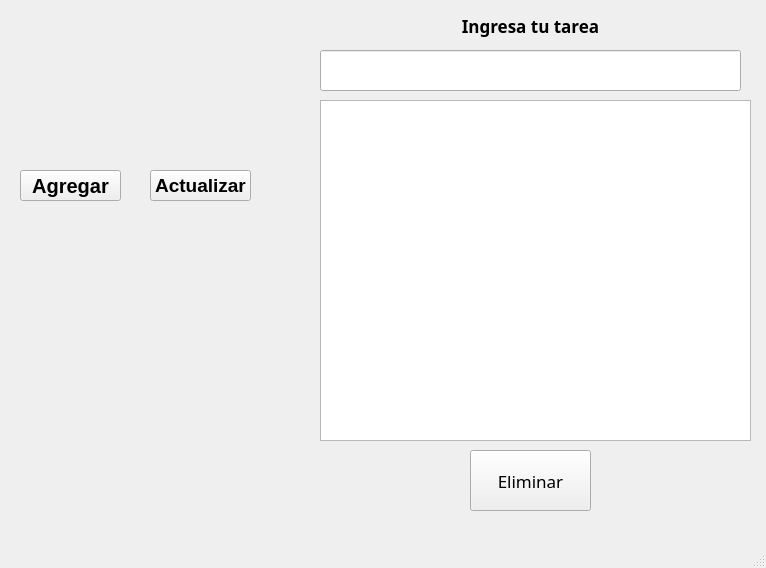
<?xml version="1.0" encoding="UTF-8"?>
<ui version="4.0">
 <class>MainWindow</class>
 <widget class="QMainWindow" name="MainWindow">
  <property name="geometry">
   <rect>
    <x>0</x>
    <y>0</y>
    <width>766</width>
    <height>568</height>
   </rect>
  </property>
  <property name="windowTitle">
   <string>MainWindow</string>
  </property>
  <widget class="QWidget" name="centralwidget">
   <widget class="QLineEdit" name="edtTarea">
    <property name="geometry">
     <rect>
      <x>320</x>
      <y>50</y>
      <width>421</width>
      <height>41</height>
     </rect>
    </property>
   </widget>
   <widget class="QPushButton" name="btnAgregar">
    <property name="geometry">
     <rect>
      <x>20</x>
      <y>170</y>
      <width>101</width>
      <height>31</height>
     </rect>
    </property>
    <property name="font">
     <font>
      <pointsize>15</pointsize>
      <weight>75</weight>
      <bold>true</bold>
     </font>
    </property>
    <property name="text">
     <string>Agregar</string>
    </property>
   </widget>
   <widget class="QListWidget" name="lstTareas">
    <property name="geometry">
     <rect>
      <x>320</x>
      <y>100</y>
      <width>431</width>
      <height>341</height>
     </rect>
    </property>
   </widget>
   <widget class="QPushButton" name="btnEliminar">
    <property name="geometry">
     <rect>
      <x>470</x>
      <y>450</y>
      <width>121</width>
      <height>61</height>
     </rect>
    </property>
    <property name="font">
     <font>
      <family>Ubuntu Sans Mono</family>
      <pointsize>13</pointsize>
     </font>
    </property>
    <property name="text">
     <string>Eliminar</string>
    </property>
    <property name="icon">
     <iconset>
      <normaloff>../../Descargas/imagen-removebg-preview.png</normaloff>../../Descargas/imagen-removebg-preview.png</iconset>
    </property>
    <property name="iconSize">
     <size>
      <width>32</width>
      <height>32</height>
     </size>
    </property>
   </widget>
   <widget class="QPushButton" name="pushButton">
    <property name="geometry">
     <rect>
      <x>150</x>
      <y>170</y>
      <width>101</width>
      <height>31</height>
     </rect>
    </property>
    <property name="font">
     <font>
      <pointsize>14</pointsize>
      <weight>75</weight>
      <bold>true</bold>
     </font>
    </property>
    <property name="text">
     <string>Actualizar</string>
    </property>
   </widget>
   <widget class="QLabel" name="label">
    <property name="geometry">
     <rect>
      <x>410</x>
      <y>10</y>
      <width>241</width>
      <height>31</height>
     </rect>
    </property>
    <property name="font">
     <font>
      <family>Ubuntu Sans</family>
      <pointsize>13</pointsize>
      <weight>75</weight>
      <bold>true</bold>
     </font>
    </property>
    <property name="text">
     <string>Ingresa tu tarea</string>
    </property>
    <property name="textFormat">
     <enum>Qt::AutoText</enum>
    </property>
    <property name="scaledContents">
     <bool>false</bool>
    </property>
    <property name="alignment">
     <set>Qt::AlignCenter</set>
    </property>
    <property name="wordWrap">
     <bool>false</bool>
    </property>
   </widget>
  </widget>
  <widget class="QMenuBar" name="menubar">
   <property name="geometry">
    <rect>
     <x>0</x>
     <y>0</y>
     <width>766</width>
     <height>21</height>
    </rect>
   </property>
  </widget>
  <widget class="QStatusBar" name="statusbar"/>
 </widget>
 <resources/>
 <connections/>
</ui>
